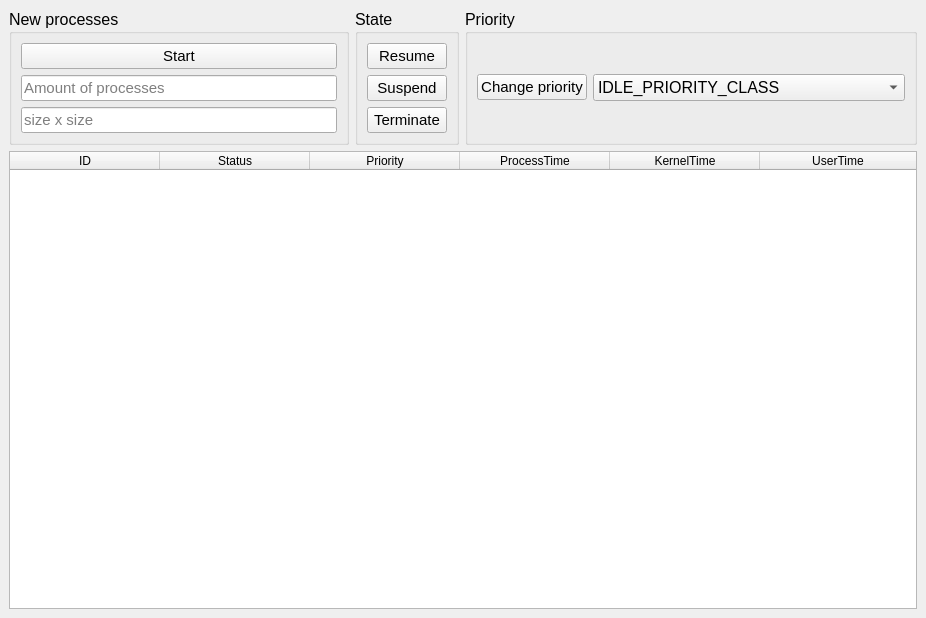
<?xml version="1.0" encoding="UTF-8"?>
<ui version="4.0">
 <class>MainWindow</class>
 <widget class="QMainWindow" name="MainWindow">
  <property name="geometry">
   <rect>
    <x>0</x>
    <y>0</y>
    <width>926</width>
    <height>618</height>
   </rect>
  </property>
  <property name="windowTitle">
   <string>Process Explorer</string>
  </property>
  <widget class="QWidget" name="centralwidget">
   <layout class="QGridLayout" name="gridLayout_4">
    <item row="0" column="0">
     <layout class="QVBoxLayout" name="verticalLayout_3">
      <item>
       <layout class="QHBoxLayout" name="horizontalLayout_2">
        <item>
         <widget class="QGroupBox" name="groupBox_3">
          <property name="font">
           <font>
            <pointsize>12</pointsize>
           </font>
          </property>
          <property name="title">
           <string>New processes</string>
          </property>
          <layout class="QGridLayout" name="gridLayout">
           <item row="0" column="0">
            <layout class="QVBoxLayout" name="verticalLayout">
             <item>
              <widget class="QPushButton" name="startButton">
               <property name="font">
                <font>
                 <pointsize>11</pointsize>
                </font>
               </property>
               <property name="text">
                <string>Start</string>
               </property>
              </widget>
             </item>
             <item>
              <widget class="QLineEdit" name="numOfProcessesLineEdit">
               <property name="font">
                <font>
                 <pointsize>11</pointsize>
                </font>
               </property>
               <property name="text">
                <string/>
               </property>
               <property name="placeholderText">
                <string>Amount of processes</string>
               </property>
              </widget>
             </item>
             <item>
              <widget class="QLineEdit" name="processesArgumentsLineEdit">
               <property name="font">
                <font>
                 <pointsize>11</pointsize>
                </font>
               </property>
               <property name="text">
                <string/>
               </property>
               <property name="placeholderText">
                <string>size x size</string>
               </property>
              </widget>
             </item>
            </layout>
           </item>
          </layout>
         </widget>
        </item>
        <item>
         <widget class="QGroupBox" name="groupBox">
          <property name="font">
           <font>
            <pointsize>12</pointsize>
           </font>
          </property>
          <property name="title">
           <string>State</string>
          </property>
          <layout class="QGridLayout" name="gridLayout_2">
           <item row="0" column="0">
            <layout class="QVBoxLayout" name="verticalLayout_2">
             <item>
              <widget class="QPushButton" name="resumeButton">
               <property name="font">
                <font>
                 <pointsize>11</pointsize>
                </font>
               </property>
               <property name="text">
                <string>Resume</string>
               </property>
              </widget>
             </item>
             <item>
              <widget class="QPushButton" name="suspendButton">
               <property name="font">
                <font>
                 <pointsize>11</pointsize>
                </font>
               </property>
               <property name="text">
                <string>Suspend</string>
               </property>
              </widget>
             </item>
             <item>
              <widget class="QPushButton" name="terminateButton">
               <property name="font">
                <font>
                 <pointsize>11</pointsize>
                </font>
               </property>
               <property name="text">
                <string>Terminate</string>
               </property>
              </widget>
             </item>
            </layout>
           </item>
          </layout>
         </widget>
        </item>
        <item>
         <widget class="QGroupBox" name="groupBox_2">
          <property name="font">
           <font>
            <pointsize>12</pointsize>
           </font>
          </property>
          <property name="title">
           <string>Priority</string>
          </property>
          <layout class="QGridLayout" name="gridLayout_3">
           <item row="0" column="0">
            <layout class="QHBoxLayout" name="horizontalLayout">
             <item>
              <widget class="QPushButton" name="setPriorityButton">
               <property name="font">
                <font>
                 <pointsize>11</pointsize>
                </font>
               </property>
               <property name="text">
                <string>Change priority</string>
               </property>
              </widget>
             </item>
             <item>
              <widget class="QComboBox" name="proirityComboBox">
               <property name="currentText">
                <string>BELOW_NORMAL_PRIORITY_CLASS</string>
               </property>
               <item>
                <property name="text">
                 <string>IDLE_PRIORITY_CLASS</string>
                </property>
               </item>
               <item>
                <property name="text">
                 <string>BELOW_NORMAL_PRIORITY_CLASS</string>
                </property>
               </item>
               <item>
                <property name="text">
                 <string>NORMAL_PRIORITY_CLASS</string>
                </property>
               </item>
               <item>
                <property name="text">
                 <string>ABOVE_NORMAL_PRIORITY_CLASS</string>
                </property>
               </item>
               <item>
                <property name="text">
                 <string>HIGH_PRIORITY_CLASS</string>
                </property>
               </item>
               <item>
                <property name="text">
                 <string>REALTIME_PRIORITY_CLASS</string>
                </property>
               </item>
              </widget>
             </item>
            </layout>
           </item>
          </layout>
         </widget>
        </item>
       </layout>
      </item>
      <item>
       <widget class="QTableWidget" name="processesTable">
        <property name="selectionMode">
         <enum>QAbstractItemView::SingleSelection</enum>
        </property>
        <property name="selectionBehavior">
         <enum>QAbstractItemView::SelectRows</enum>
        </property>
        <property name="cornerButtonEnabled">
         <bool>false</bool>
        </property>
        <attribute name="horizontalHeaderVisible">
         <bool>true</bool>
        </attribute>
        <attribute name="horizontalHeaderMinimumSectionSize">
         <number>150</number>
        </attribute>
        <attribute name="horizontalHeaderDefaultSectionSize">
         <number>150</number>
        </attribute>
        <attribute name="horizontalHeaderHighlightSections">
         <bool>false</bool>
        </attribute>
        <attribute name="horizontalHeaderShowSortIndicator" stdset="0">
         <bool>false</bool>
        </attribute>
        <attribute name="horizontalHeaderStretchLastSection">
         <bool>true</bool>
        </attribute>
        <attribute name="verticalHeaderVisible">
         <bool>false</bool>
        </attribute>
        <attribute name="verticalHeaderMinimumSectionSize">
         <number>0</number>
        </attribute>
        <attribute name="verticalHeaderDefaultSectionSize">
         <number>24</number>
        </attribute>
        <attribute name="verticalHeaderHighlightSections">
         <bool>false</bool>
        </attribute>
        <column>
         <property name="text">
          <string notr="true">ID</string>
         </property>
        </column>
        <column>
         <property name="text">
          <string>Status</string>
         </property>
        </column>
        <column>
         <property name="text">
          <string>Priority</string>
         </property>
        </column>
        <column>
         <property name="text">
          <string>ProcessTime</string>
         </property>
        </column>
        <column>
         <property name="text">
          <string>KernelTime</string>
         </property>
        </column>
        <column>
         <property name="text">
          <string>UserTime</string>
         </property>
        </column>
       </widget>
      </item>
     </layout>
    </item>
   </layout>
  </widget>
 </widget>
 <resources/>
 <connections/>
</ui>
